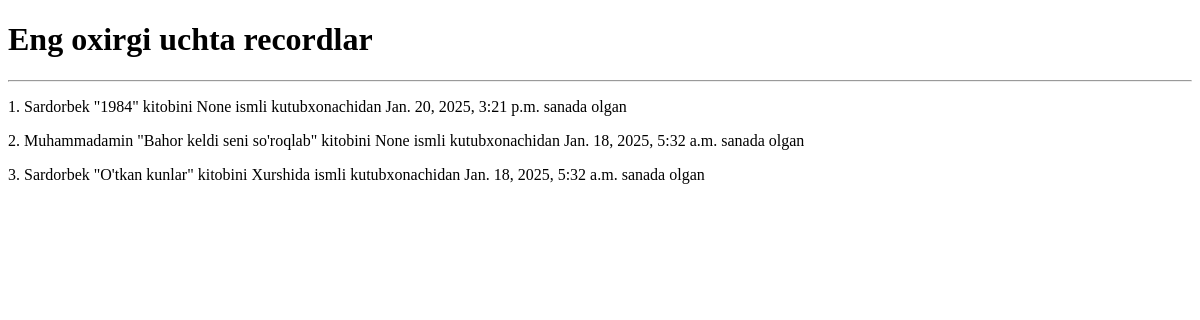
Page /recordlarning_eng_oxirgilari/ on the earlier database version.
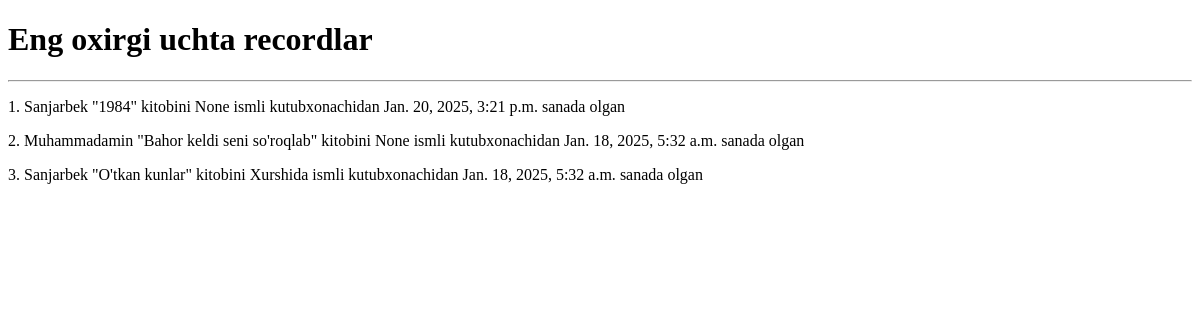
Same page on the later database version.
### mainApp/models.py (models this page shows, shortened)
class Record(models.Model):
    talaba = models.ForeignKey(Talaba, on_delete=models.SET_NULL, null=True)
    kitob = models.ForeignKey(Kitob, on_delete=models.SET_NULL, null=True)
    kutubxonachi = models.ForeignKey(Kutubxonachi, on_delete=models.SET_NULL, null=True)
    olingan_sana = models.DateTimeField(auto_now_add=True)
    qaytarilgan_sana = models.DateTimeField(blank=True, null=True)
    qaytardi = models.BooleanField(default=False)
    class Meta:
        verbose_name_plural = "Rekordlar"
        verbose_name = "Rekord"

class Talaba(models.Model):
    ism = models.CharField(max_length=100)
    kurs = models.PositiveSmallIntegerField(default=1)
    guruh = models.CharField(max_length=100)
    yosh = models.PositiveSmallIntegerField(default=18)
    kitob_soni = models.PositiveSmallIntegerField(default=0)
    def __str__(self):
        return self.ism
    class Meta:
        verbose_name_plural = "Talabalar"

class Kitob(models.Model):
    nom = models.CharField(max_length=255)
    annotatsiya = models.TextField(blank=True, null=True)
    janr = models.CharField(max_length=255)
    sahifa = models.PositiveIntegerField()
    muallif = models.ForeignKey(Muallif, on_delete=SET_NULL, null=True)
    def __str__(self):
        return self.nom
    class Meta:
        verbose_name_plural = "Kitoblar"

class Kutubxonachi(models.Model):
    ISH_VAQTI_CHOICES = (
        ("08:00 - 13:00", "08:00 - 13:00"),
        ("13:00 - 18:00", "13:00 - 18:00")
    )
    ism = models.CharField(max_length=255)
    ish_vaqti = models.CharField(max_length=100, default="08:00 - 13:00", choices=ISH_VAQTI_CHOICES)
    def __str__(self):
        return self.ism
    class Meta:
        verbose_name_plural = "Kutubxonachilar"

### mainApp/views.py (the view)
# urls.py: path('recordlarning_eng_oxirgilari/', recordlarning_eng_oxirgilari_view, name="Eng oxirgi uchta recordlar"),
def recordlarning_eng_oxirgilari_view(request):
    recordlarning_eng_oxirgilari = Record.objects.order_by('-olingan_sana').filter(Q(id=1) | Q(id=2) | Q(id=3))
    context = {
        "recordlarning_eng_oxirgilari" : recordlarning_eng_oxirgilari
    }
    return render(request, 'recordlarning_eng_oxirgilari.html', context=context)

### templates/recordlarning_eng_oxirgilari.html (shortened to what this page needs)
<!DOCTYPE html>
<html lang="en">
<head>
</head>
<body>
<h1>Eng oxirgi uchta recordlar</h1>
<hr>
{% for recordlarning_eng_oxirgisi in recordlarning_eng_oxirgilari %}
    <p>{{ forloop.counter }}.
    {{ recordlarning_eng_oxirgisi.talaba }} "{{ recordlarning_eng_oxirgisi.kitob }}" kitobini {{ recordlarning_eng_oxirgisi.kutubxonachi }} ismli kutubxonachidan {{ recordlarning_eng_oxirgisi.olingan_sana }} sanada olgan
    </p>
{% endfor %}
</body>
</html>

Differences in the rows shown:
changed through a linked row, Record "Jan. 20, 2025, 3:21 p.m.": talaba "Sardorbek" → "Sanjarbek"
changed through a linked row, Record "O'tkan kunlar": talaba "Sardorbek" → "Sanjarbek"
